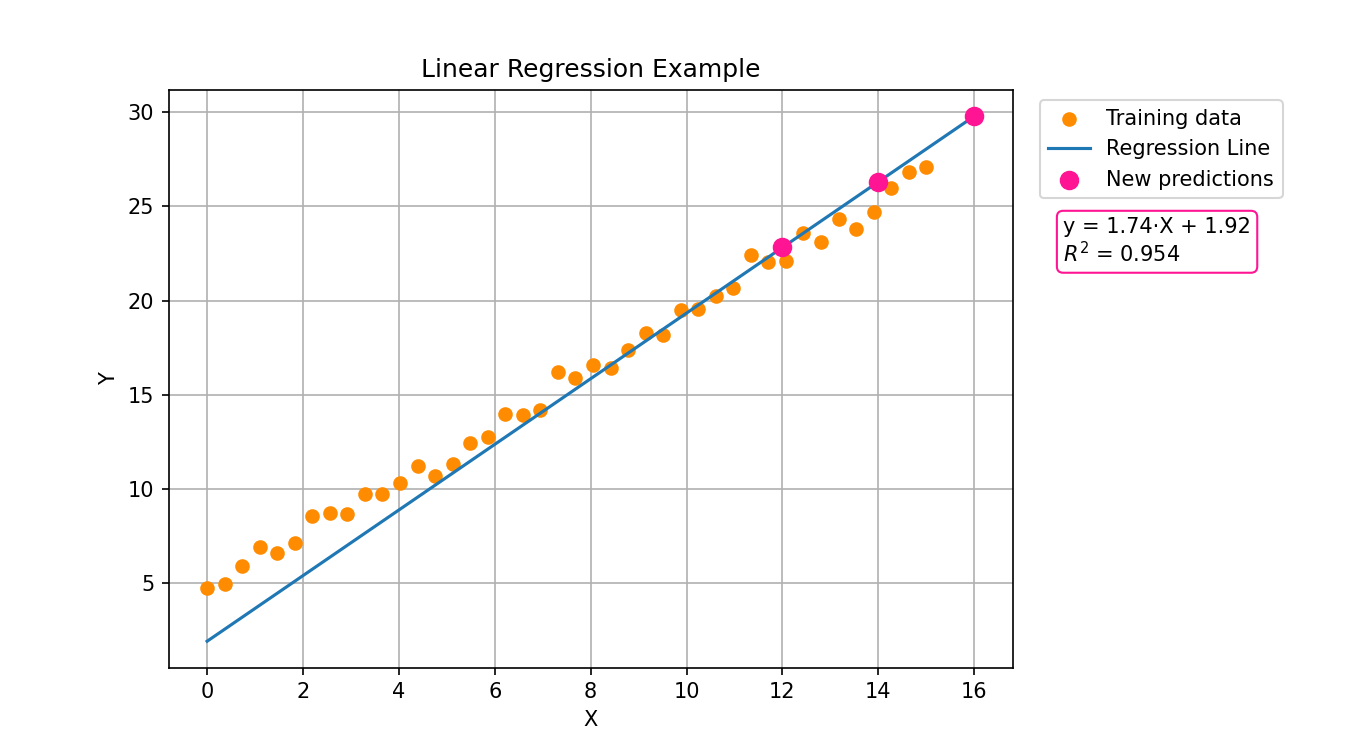

Python code for this plot:
#Exemplo de Aplicação
import numpy as np
import matplotlib.pyplot as plt
from linear_regression import LinearRegression

#dados
np.random.seed(42)
X = np.linspace(0, 15, 42).reshape(-1, 1)
Y = 1.5 * X.flatten() + 4.5 + np.random.normal(0, 0.5, size=42)

#treino do modelo
model = LinearRegression(
    learning_rate=0.005,
    n_iterations=3000,
    tol=1e-6, 
    min_loss=2
)

model.fit(X, Y)

#previsão para novos dados
X_new = np.array([[12], [14], [16]])
y_pred_new = model.predict(X_new)

#output novas previsões
print("\nPredictions for new input values:")
for i in range(len(X_new)):
    print(f"  For X = {X_new[i, 0]:.1f}, predicted Y = {y_pred_new[i]:.2f}")
    
#output iterações + razão de paragem
print()
print(f"Iterations: {model.n_iter_}")
print(f"Stop reason: {model.stop_reason_}")

#gráfico linear regression
r2 = model.score(X, Y) #calcular erro

plt.figure(figsize=(9, 5))
plt.gca().set_axisbelow(True)
plt.scatter(X, Y, color="darkorange", label="Training data")

X_line = np.linspace(0, 16, 100).reshape(-1, 1)
y_line = model.predict(X_line)
plt.plot(X_line, y_line, label="Regression Line")
plt.scatter(X_new, y_pred_new, color="deeppink", s=70, label="New predictions", zorder=3)

plt.xlabel("X")
plt.ylabel("Y")
plt.title("Linear Regression Example")
plt.legend(loc="upper left", bbox_to_anchor=(1.02, 1.0))
plt.grid(True)

info_text = (
    f"y = {model.coef_[0]:.2f}·X + {model.intercept_:.2f}\n"
    f"$R^2$ = {r2:.3f}")

plt.text(
    1.06, 0.78,
    info_text,
    transform=plt.gca().transAxes,
    ha="left",
    va="top",
    bbox=dict(boxstyle="round", edgecolor="deeppink", facecolor="white"))

plt.subplots_adjust(right=0.75)
plt.savefig("example_linear_regression.png", dpi=150)
plt.close()
    
#graf da evolução do erro (loss)
initial_loss = model.loss_history_[0]
final_loss = model.loss_history_[-1]

plt.figure(figsize=(7, 4))
plt.plot(model.loss_history_, color="deeppink")
plt.yscale("log")

mse_text = (
    f"Initial MSE: {initial_loss:.4f}\n"
    f"Final MSE: {final_loss:.4f}")

plt.text(
    0.01, 1.10,
    mse_text,
    transform=plt.gca().transAxes,
    ha="left",
    bbox=dict(boxstyle="round", edgecolor="deeppink", facecolor="white"))

plt.xlabel("Iteration")
plt.ylabel("Mean Squared Error")
plt.title("Training Error Evolution")
plt.grid(True)
plt.subplots_adjust(top=0.80)
plt.savefig("example_loss_curve.png", dpi=150)
plt.close()
